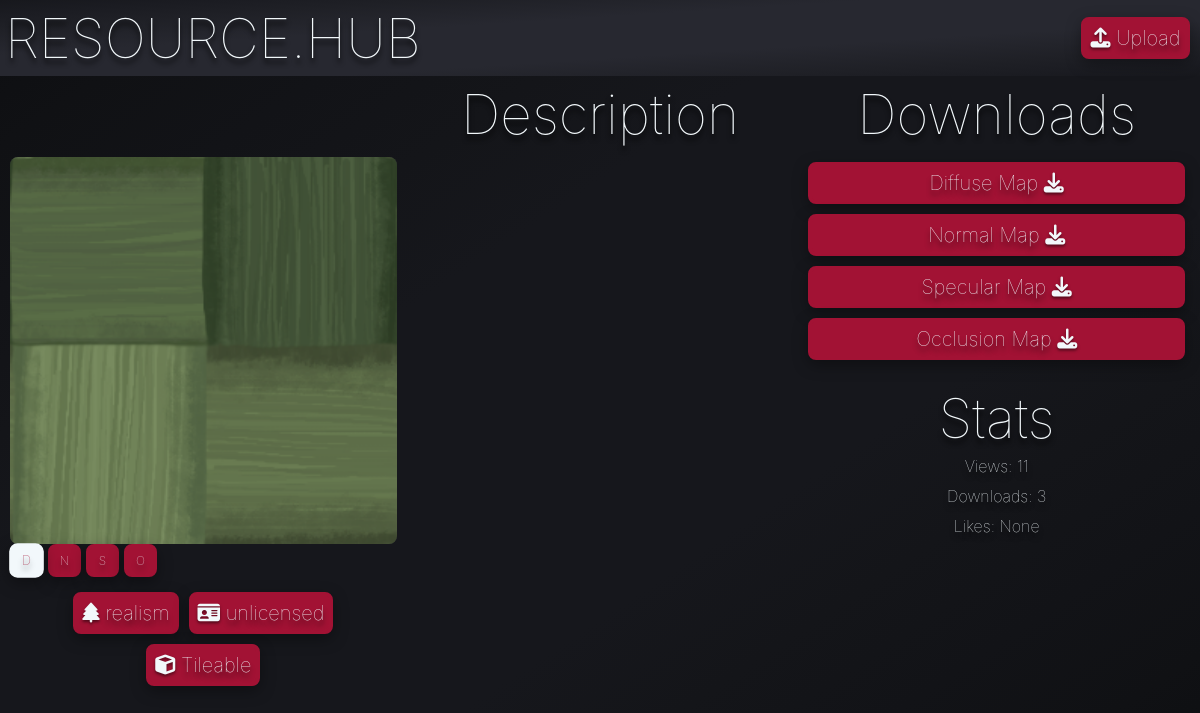
Before: /asset/1 with the older database file.
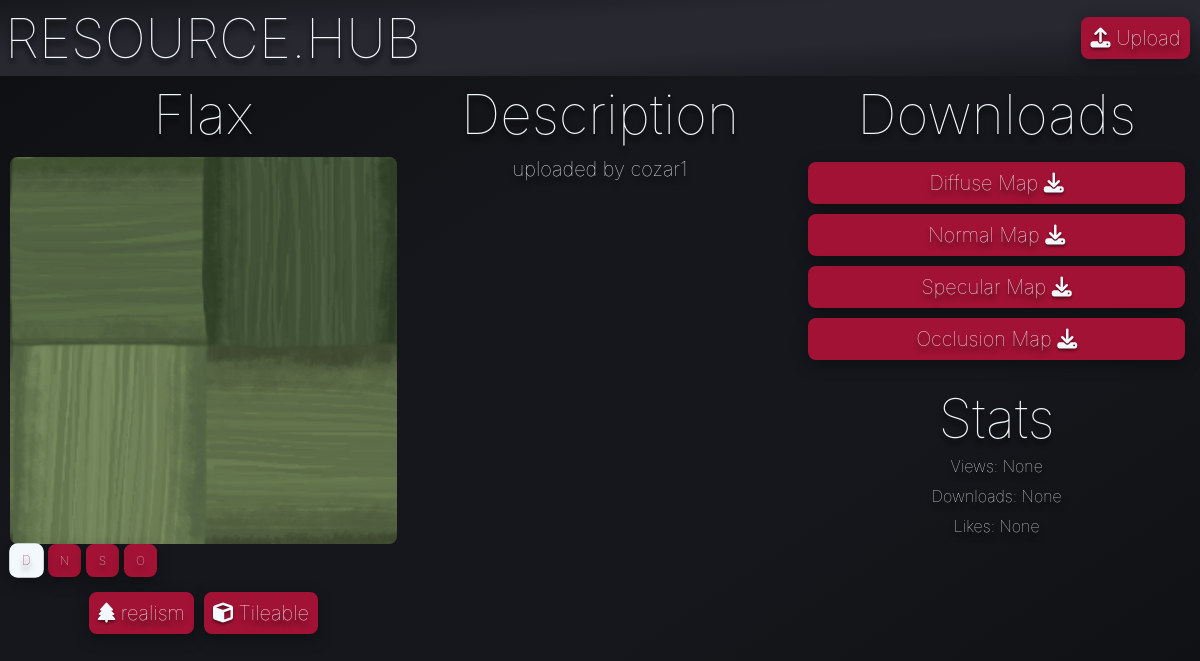
After: the same page with the newer database file.
### tables this page shows
CREATE TABLE Tag (ID INTEGER PRIMARY KEY, name TEXT, icon TEXT);

CREATE TABLE asset (ID INTEGER PRIMARY KEY, name TEXT, description TEXT, views INTEGER, downloads INTEGER, likes INTEGER, resolution TEXT);

### app.py (the view)
@app.route('/asset/<int:id>')
def asset(id):
    asset_rows = query("SELECT id,name,views,downloads,likes,description FROM asset WHERE ID = ?", (id,))
    if not asset_rows:
        return render_template('404.html', error="404 Not Found: Asset does not exist."), 404
    query("UPDATE asset SET views = COALESCE(views, 0) + 1 WHERE ID = ?", (id,), commit=True)
    assettags = query("SELECT name,icon FROM Tag WHERE ID IN (SELECT Tag_ID FROM assetTags WHERE Model_ID = ?)", (id,))
    available_downloads = []
    for suffix in ['d', 'n', 's', 'o']:
        file_path = os.path.join(app.config["UPLOAD_FOLDER"], f"{id}{suffix}.png")
        if os.path.exists(file_path):
            available_downloads.append(suffix)
    return render_template('asset.html', show_navbar=False, asset=asset_rows, assettags=assettags, available_downloads=available_downloads)

### app.py (called while the page is built)
def query(query, param=(), commit=False):
    with sqlite3.connect("database.db") as conn:
        cur = conn.cursor()
        cur.execute(query, param)
        if commit:
            conn.commit()
            return cur.lastrowid
        else:
            return cur.fetchall()

### templates/asset.html (shortened to what this page needs)
{% extends "template.html" %}
{% block content %}
<div class="grid-3">
<h1>{{asset[0][1]}}</h1>
<h1>Description</h1>
<h1>Downloads</h1>
</div>
<div class="grid-3">
    <div class="vertical_align">
        {% set default_type = available_downloads[0] if available_downloads else None %}
        <img id="asset-preview-img" class="image" src="{% if default_type %}/static/images/{{asset[0][0]}}{{default_type}}.png{% else %}/static/images/placeholder.png{% endif %}">
        <div class="img-types">
            {% if available_downloads %}
                {% for suffix in available_downloads %}
                <div class="button img-type-btn" data-type="{{suffix}}" data-asset-id="{{asset[0][0]}}">{{suffix.upper()}}</div>
                {% endfor %}
            {% endif %}
        </div>
        <div class="tag-grid">
            {% for tag in assettags %}
            <span class="button"><i class="{{tag[1]}}"></i> {{ tag[0] }}</span>
            {% endfor %}
        </div>
    </div>
    <div class="vertical_align">
        <h2>{{asset[0][5] | safe}}</h2>
    </div>
    <div class="vertical_align">
        {% if available_downloads %}
            {% for suffix in available_downloads %}
                {% if suffix == 'd' %}
                    <a class="button" href="/download/{{asset[0][0]}}/d">Diffuse Map <i class="fa-solid fa-download"></i></a>
                {% elif suffix == 'n' %}
                    <a class="button" href="/download/{{asset[0][0]}}/n">Normal Map <i class="fa-solid fa-download"></i></a>
                {% elif suffix == 's' %}
                    <a class="button" href="/download/{{asset[0][0]}}/s">Specular Map <i class="fa-solid fa-download"></i></a>
                {% elif suffix == 'o' %}
                    <a class="button" href="/download/{{asset[0][0]}}/o">Occlusion Map <i class="fa-solid fa-download"></i></a>
                {% endif %}
            {% endfor %}
        {% else %}
            <p>No downloadable files available.</p>
        {% endif %}
        <br>
        <h1>Stats</h1>
        <p>Views: {{asset[0][2]}}</p>
        <p>Downloads: {{asset[0][3]}}</p>
        <p>Likes: {{asset[0][4]}}</p>
    </div>
</div>
{% endblock %}

### templates/template.html (shortened to what this page needs)
<html lang="en">
    <head>
        <link rel="stylesheet" href="/static/style.css">
        <link rel="stylesheet" href="https://cdnjs.cloudflare.com/ajax/libs/font-awesome/6.4.0/css/all.min.css" />
    </head>
    <body>
        <div class="header">
            <div class="title-container">
                <a class="header-link" href="/">RESOURCE.HUB</a>
                <a class="button" href="/upload" ><i class="fa-solid fa-upload"></i> Upload</a>
            </div>
        </div>
        {% block content %}
        {% endblock %}
    </body>
</html>

### static/style.css (style rules this page uses)
:root { --primary-color: #18191F; --secondary-color: #2C2E37; --accent-color: #a21234; --primary-font-color: #F2F8FB; --secondary-font-color: #18191F; --shadow-color: black; --font-family: 'inter', sans-serif; --border-radius: 8px; --margin: 5px; --padding: 5px; --small-font-size: 16px; --medium-font-size: 20px; --large-font-size: 55px; }
* { font-family: var(--font-family); font-weight: 100; text-decoration: none; text-shadow: 0 5px 5px rgba(0, 0, 0, 1); color: var(--primary-font-color); }
body { background-image: linear-gradient(to right bottom, #0d0e11, #101114, #121317, #141519, #16171c, #16171c, #16171c, #16171c, #141519, #121317, #101114, #0d0e11); margin: 0px; }
.vertical_align { display: flex; flex-direction: column; justify-content: top; text-align: center; margin: var(--margin) }
.img-types { display: flex; gap: 5px; align-self: flex-start; margin-bottom: 5px; }
.img-types .button { width: 25px; height: 25px; margin: 0; padding: 0; display: flex; align-items: center; justify-content: center; font-size: 12px; cursor: pointer; transition: all 0.2s ease; }
.img-types .button.active { background-color: var(--primary-font-color); color: var(--accent-color); border-color: var(--primary-font-color); transform: scale(1.05); }
.grid-3 { text-align: center; display: grid; grid-template-columns: 1fr 1fr 1fr; margin: var(--margin); }
.button { font-size: var(--medium-font-size); color: var(--primary-font-color); border: 4px solid var(--accent-color); border-radius: var(--border-radius); padding: var(--padding); margin: var(--margin); background-color: var(--accent-color); text-align: center; transition-duration: 0.3s; box-shadow: 0 5px 15px rgba(0, 0, 0, 0.35); }
h1 { margin: 0px; font-size: var(--large-font-size) }
h2 { margin: 0px; font-size: var(--medium-font-size); }
p { margin: 5px; font-size: var(--small-font-size); }
.image { width: 100%; height: auto; display: block; border-radius: var(--border-radius); object-fit: contain; background-color: var(--secondary-color); box-shadow: inset 0 0 50px rgba(0, 0, 0, 0.3); }
.header { padding: var(--padding); background-image: linear-gradient(to right bottom, #17181d, #1b1c22, #1f2026, #23242b, #272830, #272830, #272830, #272830, #23242b, #1f2026, #1b1c22, #17181d); }
.title-container { display: grid; grid-template-columns: 9fr 1fr; justify-content: center; align-items: center; }
.header-link { font-size: var(--large-font-size); }
i { text-shadow: 0 2px 3px rgba(0, 0, 0, 0.5); }
.button.active { background-color: var(--primary-font-color); color: var(--accent-color); border-color: var(--primary-font-color); }
.tag-grid { display: flex; flex-wrap: wrap; justify-content: center; margin: var(--margin); }
.tag-grid .button { margin: var(--margin); }

Changed rows visible on the page:
no longer on this page (row unchanged): Tag: name "unlicensed"
changed asset: name (not shown) → "Flax"; description (not shown) → "uploaded by cozar1"; views "11" → (not shown); downloads "3" → (not shown)
Other visible differences:
{{ asset[0][2] }}: (not shown) → "None"
{{ asset[0][3] }}: (not shown) → "None"
